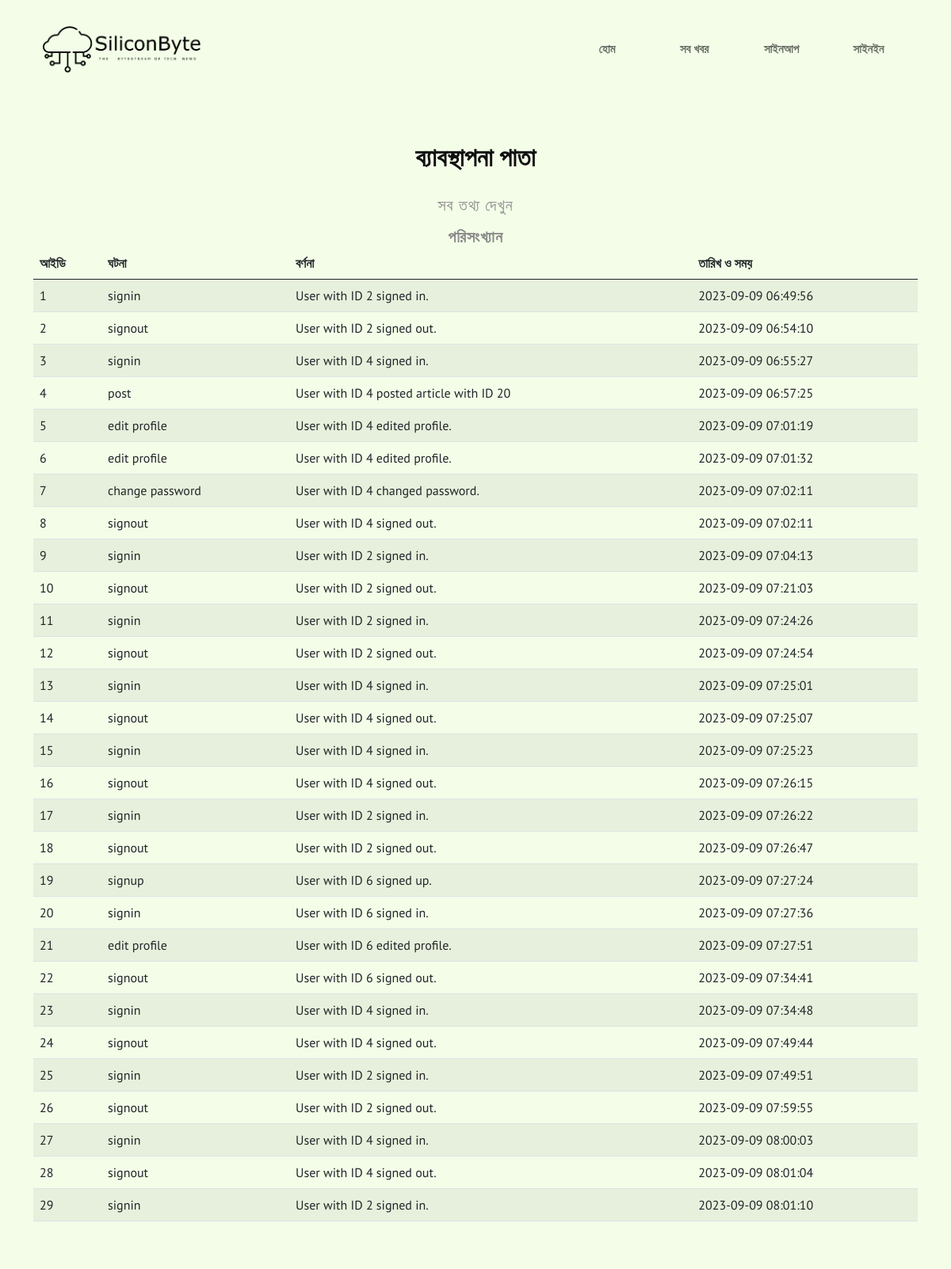
The app's page /admin.php (upper part) with its own data.
### tables this page shows
CREATE TABLE `analytics` (
  `id` int(11) NOT NULL,
  `event_type` varchar(255) DEFAULT NULL,
  `event_description` text DEFAULT NULL,
  `event_datetime` timestamp NOT NULL DEFAULT current_timestamp()
);

### admin.php (the view, shortened to what this page needs)
<?php
include 'db-connection.php';
$analyticsData = array();
$analyticsQuery = "SELECT id, event_type, event_description, event_datetime FROM Analytics";
$analyticsResult = $conn->query($analyticsQuery);
if ($analyticsResult) {
    while ($row = $analyticsResult->fetch_assoc()) {
        $analyticsData[] = $row;
    }
} else {
    echo "Error: ";
}
?>
<!doctype html>
<html lang="en">
<head>
    <link rel="stylesheet" href="css/bootstrap.css">
    <link rel="stylesheet" href="css/style.css">
    <link rel="stylesheet" href="css/media.css">
</head>
<body>
    <header>
        <div class="container">
            <nav class="navbar navbar-expand-lg navbar-light">
                <div class="container-fluid">
                    <a class="navbar-brand" href="index.php">
                        <img src="images/stock/logo.png" class="img-fluid logo" alt="সিলিকনবাইট">
                    </a>
                    <div class="collapse navbar-collapse menu" id="nav_c">
                        <ul class="navbar-nav ms-auto mb-2 mb-lg-0">
                            <li class="nav-item">
                                <a class="nav-link" href="index.php">হোম</a>
                            </li>
                            <li class="nav-item">
                                <a class="nav-link" href="articles.php">সব খবর</a>
                            </li>
                            <?php if (isset($_SESSION['user_id'])): ?>
                                <?php if ($_SESSION['role'] == "writer"): ?>
                                    <li class="nav-item">
                                        <a class="nav-link" href="post_page.php">লিখুন</a>
                                    </li>
                                <?php endif; ?>
                                <?php if ($_SESSION['role'] == "admin"): ?>
                                    <li class="nav-item">
                                        <a class="nav-link active-link" href="admin.php">ব্যাবস্থাপনা</a>
                                    </li>
                                <?php endif; ?>
                                <li class="nav-item">
                                    <a class="nav-link" href="profile.php">প্রোফাইল</a>
                                </li>
                                <li class="nav-item">
                                    <a class="nav-link" href="signout.php">সাইনআউট</a>
                                </li>
                            <?php else: ?>
                                <li class="nav-item">
                                    <a class="nav-link" href="signup_page.php">সাইনআপ</a>
                                </li>
                                <li class="nav-item">
                                    <a class="nav-link" href="signin_page.php">সাইনইন</a>
                                </li>
                            <?php endif; ?>
                        </ul>
                    </div>
                </div>
            </nav>
        </div>
    </header>
    <section class="admin">
        <div class="container mt-4">
            <div class="row justify-content-center">
                <div class="col-lg-9">
                    <div class="c_title text-center">
                        <h1 class="c_h1 yellow form-title">ব্যাবস্থাপনা পাতা</h1>
                        <p class="c_p ash">সব তথ্য দেখুন</p>
                    </div>
                </div>
            </div>
            <div class="row justify-content-center">
                <div class="col-lg-9">
                    <div class="c_title text-center">
                        <strong class="c_p ash">পরিসংখ্যান</strong>
                    </div>
                </div>
            </div>
            <div class="table-responsive">
                <table class="table table-striped">
                    <thead>
                        <tr>
                            <th>আইডি</th>
                            <th>ঘটনা</th>
                            <th>বর্ণনা</th>
                            <th>তারিখ ও সময়</th>
                        </tr>
                    </thead>
                    <tbody>
                        <?php
                        foreach ($analyticsData as $row) {
                            echo '<tr>';
                            echo '<td>' . $row['id'] . '</td>';
                            echo '<td>' . $row['event_type'] . '</td>';
                            echo '<td>' . $row['event_description'] . '</td>';
                            echo '<td>' . $row['event_datetime'] . '</td>';
                            echo '</tr>';
                        }
                        ?>
                    </tbody>
                </table>
            </div>
        </div>
    </section>
</body>
</html>

### css/style.css (style rules this page uses)
body { font-family: "PT Sans", sans-serif; font-size: 16px; font-weight: 400; color: #898989; background-color: #f3fde8; }
header { padding: 20px 0; }
.logo { max-width: 200px; display: inline-block; }
.menu ul li a { font-size: 15px; font-weight: 700; color: #010101; margin-left: 10px; width: 100px; transition: 0.5s !important; border-radius: 30px; text-align: center; }
.c_h1 { font-size: 32px; font-weight: 700; color: #010101; }
.c_p { font-size: 20px; color: #313841; line-height: 24px; letter-spacing: 1px; }
.c_p { color: #313841; }
.yellow { color: #f3fde8; }
.ash { color: #898989; }
.form-title { color: #101010; margin-bottom: 30px; margin: 30px; }

### records on screen
analytics: id "1", event_type "signin", event_description "User with ID 2 signed in.", event_datetime "2023-09-09 06:49:56"
analytics: id "2", event_type "signout", event_description "User with ID 2 signed out.", event_datetime "2023-09-09 06:54:10"
analytics: id "3", event_type "signin", event_description "User with ID 4 signed in.", event_datetime "2023-09-09 06:55:27"
analytics: id "4", event_type "post", event_description "User with ID 4 posted article with ID 20", event_datetime "2023-09-09 06:57:25"
analytics: id "5", event_type "edit profile", event_description "User with ID 4 edited profile.", event_datetime "2023-09-09 07:01:19"
analytics: id "6", event_type "edit profile", event_description "User with ID 4 edited profile.", event_datetime "2023-09-09 07:01:32"
analytics: id "7", event_type "change password", event_description "User with ID 4 changed password.", event_datetime "2023-09-09 07:02:11"
analytics: id "8", event_type "signout", event_description "User with ID 4 signed out.", event_datetime "2023-09-09 07:02:11"
analytics: id "9", event_type "signin", event_description "User with ID 2 signed in.", event_datetime "2023-09-09 07:04:13"
analytics: id "10", event_type "signout", event_description "User with ID 2 signed out.", event_datetime "2023-09-09 07:21:03"
analytics: id "11", event_type "signin", event_description "User with ID 2 signed in.", event_datetime "2023-09-09 07:24:26"
analytics: id "12", event_type "signout", event_description "User with ID 2 signed out.", event_datetime "2023-09-09 07:24:54"
analytics: id "13", event_type "signin", event_description "User with ID 4 signed in.", event_datetime "2023-09-09 07:25:01"
analytics: id "14", event_type "signout", event_description "User with ID 4 signed out.", event_datetime "2023-09-09 07:25:07"
analytics: id "15", event_type "signin", event_description "User with ID 4 signed in.", event_datetime "2023-09-09 07:25:23"
analytics: id "16", event_type "signout", event_description "User with ID 4 signed out.", event_datetime "2023-09-09 07:26:15"
analytics: id "17", event_type "signin", event_description "User with ID 2 signed in.", event_datetime "2023-09-09 07:26:22"
analytics: id "18", event_type "signout", event_description "User with ID 2 signed out.", event_datetime "2023-09-09 07:26:47"
analytics: id "19", event_type "signup", event_description "User with ID 6 signed up.", event_datetime "2023-09-09 07:27:24"
analytics: id "20", event_type "signin", event_description "User with ID 6 signed in.", event_datetime "2023-09-09 07:27:36"
analytics: id "21", event_type "edit profile", event_description "User with ID 6 edited profile.", event_datetime "2023-09-09 07:27:51"
analytics: id "22", event_type "signout", event_description "User with ID 6 signed out.", event_datetime "2023-09-09 07:34:41"
analytics: id "23", event_type "signin", event_description "User with ID 4 signed in.", event_datetime "2023-09-09 07:34:48"
analytics: id "24", event_type "signout", event_description "User with ID 4 signed out.", event_datetime "2023-09-09 07:49:44"
analytics: id "25", event_type "signin", event_description "User with ID 2 signed in.", event_datetime "2023-09-09 07:49:51"
analytics: id "26", event_type "signout", event_description "User with ID 2 signed out.", event_datetime "2023-09-09 07:59:55"
analytics: id "27", event_type "signin", event_description "User with ID 4 signed in.", event_datetime "2023-09-09 08:00:03"
analytics: id "28", event_type "signout", event_description "User with ID 4 signed out.", event_datetime "2023-09-09 08:01:04"
analytics: id "29", event_type "signin", event_description "User with ID 2 signed in.", event_datetime "2023-09-09 08:01:10"
